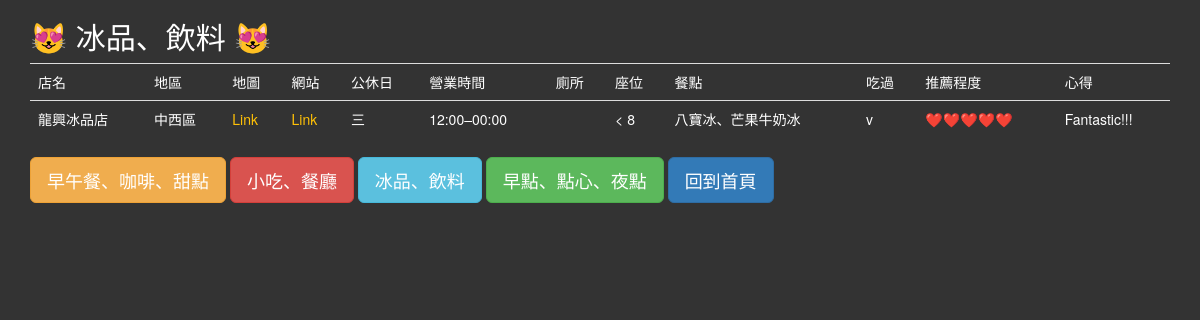
/IceStore/stores, run on the app's committed database.
### main.py (models this page shows)
class IceStore(db.Model):
    __tablename__ = "ice_store"
    id = db.Column(db.Integer, primary_key=True)
    cafe = db.Column(db.String(250), unique=True, nullable=False)
    location = db.Column(db.String(250), nullable=False)
    maps_url = db.Column(db.String(1000), nullable=False)
    website = db.Column(db.String(1000), nullable=False)
    rest = db.Column(db.String(250), nullable=False)
    openhours = db.Column(db.String(250), nullable=False)
    toilet = db.Column(db.String(250), nullable=False)
    seats = db.Column(db.String(250), nullable=False)
    meal = db.Column(db.String(1000), nullable=False)
    visited = db.Column(db.String(250), nullable=False)
    recommend = db.Column(db.String(250), nullable=False)
    comment = db.Column(db.String(250), nullable=False)

### main.py (the view)
@app.route('/<db_name>/stores')
def stores(db_name):
    if db_name == "Cafe":
        list_of_rows = get_tables(Cafe, db_name)
    elif db_name == "StreetfoodStore":
        list_of_rows = get_tables(StreetfoodStore, db_name)
    elif db_name == "IceStore":
        list_of_rows = get_tables(IceStore, db_name)
    elif db_name == "BreakfastStore":
        list_of_rows = get_tables(BreakfastStore, db_name)
    return render_template('cafes.html', db_name=db_name, cafes=list_of_rows, logged_in=current_user.is_authenticated)

### templates/cafes.html (shortened to what this page needs)
{% extends 'bootstrap/base.html' %}
{% block styles %}
    {{super()}}
    <link rel="stylesheet"
          href="{{url_for('.static', filename='css/styles.css')}}">
{% endblock %}
{% block content %}
<div class="container">
  <div class="row">
    <div class="col-sm-12">
      {% if db_name == "Cafe" %}
        <h2>😻 早午餐、咖啡、甜點 😻</h2>
      {% elif db_name == "StreetfoodStore" %}
        <h2>😻 小吃、餐廳 😻</h2>
      {% elif db_name == "IceStore" %}
        <h2>😻 冰品、飲料 😻</h2>
      {% elif db_name == "BreakfastStore" %}
        <h2>😻 早點、點心、夜點 😻</h2>
      {% endif %}
	  <table class="table">
              {% for items in cafes %}
                <tr>
                    {% for item in items %}
                        {% if item.find("http") != -1 %}
                            <td><a target=”_blank” href={{ item }}>Link</a></td>
                        {% else %}
                            {% if items.index(item) == 0 and cafes.index(items) != 0 %}
                            <td>
                                {% if current_user.id == 1 %}
                                <a href="{{ url_for('edit_cafe', cafe_title=item, db_name=db_name) }}">{{ item }}</a>
                                {% else %}
                                {{ item }}
                                {% endif %}
                            </td>
                            {% else %}
                            <td>{{ item }}</td>
                            {% endif %}
                        {% endif %}
                    {% endfor %}
                </tr>
              {% endfor %}
  	  </table>
        {% if current_user.id == 1 %}
        <a class="btn btn-danger btn-lg" href="{{ url_for('add_stores', db_name=db_name) }}" role="button">新增店家</a>
        {% else %}
        <a class="btn btn-warning btn-lg" href="{{ url_for('stores', db_name='Cafe') }}" role="button">早午餐、咖啡、甜點</a>
        <a class="btn btn-danger btn-lg" href="{{ url_for('stores', db_name='StreetfoodStore') }}" role="button">小吃、餐廳</a>
        <a class="btn btn-info btn-lg" href="{{ url_for('stores', db_name='IceStore') }}" role="button">冰品、飲料</a>
        <a class="btn btn-success btn-lg" href="{{ url_for('stores', db_name='BreakfastStore') }}" role="button">早點、點心、夜點</a>
        {% endif %}
        {% if logged_in %}
        <a class="btn btn-warning btn-lg" href="{{ url_for('home') }}" role="button">回到首頁</a>
        <a class="btn btn-primary btn-lg" href="{{ url_for('logout') }}" role="button">登出</a>
        {% else %}
        <a class="btn btn-primary btn-lg" href="{{ url_for('home') }}" role="button">回到首頁</a>
        {% endif %}
    </div>
  </div>
</div>
{% endblock %}

### static/css/styles.css (style rules this page uses)
body { background-color: #333; color: white; }
a { color: #ffc107; }

### data on the page
IceStore: cafe "店名", location "地區", maps_url "地圖", website "網站", rest "公休日", openhours "營業時間", toilet "廁所", seats "座位", meal "餐點", visited "吃過", recommend "推薦程度", comment "心得"
IceStore: cafe "龍興冰品店", location "中西區", items "三" "v", openhours "12:00–00:00", seats "< 8", meal "八寶冰、芒果牛奶冰", recommend "❤️❤️❤️❤️❤️", comment "Fantastic!!!"
